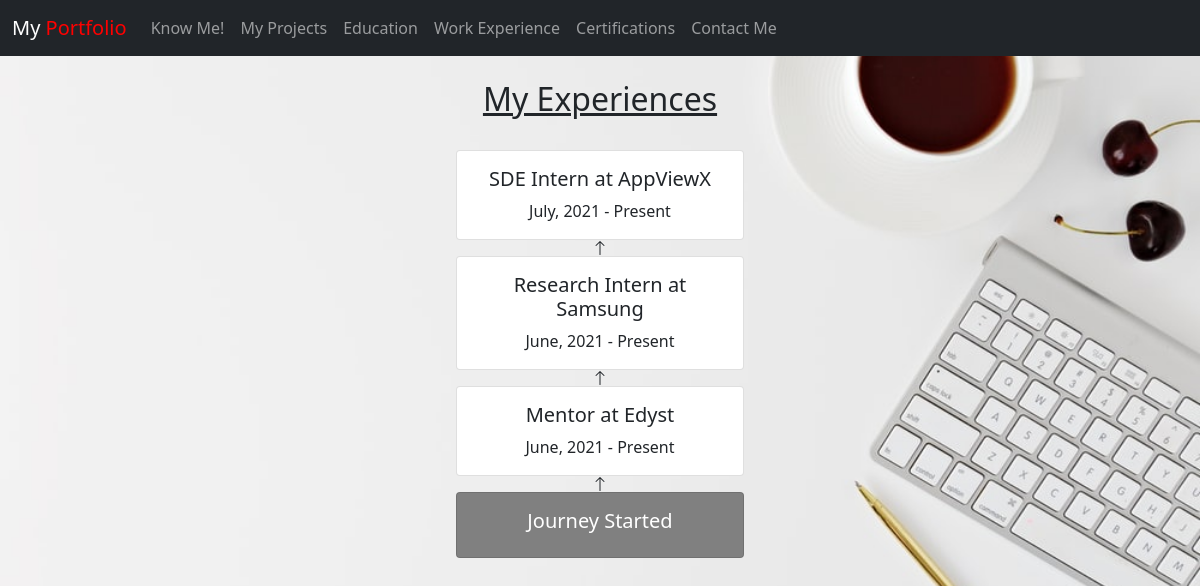
The app's page /experience/ with its own data.
### myportfolio/models.py (models this page shows, shortened)
class WorkExp(models.Model):
    cname=models.CharField(max_length=2000)
    start=models.CharField(max_length=100)
    end=models.CharField(max_length=100)

### myportfolio/views.py (the view)
# urls.py: path('experience/', views.exp, name='workexp'),
def exp(request):
    exp=WorkExp.objects.all()
    return render(request,'myportfolio/exp.html',{'exp':exp})

### myportfolio/templates/myportfolio/exp.html (shortened to what this page needs)
{% load static %}
<head>
  <link rel="stylesheet" type="text/css" href="{% static 'myportfolio/style.css' %}">
  <link href="https://cdn.jsdelivr.net/npm/bootstrap@5.0.2/dist/css/bootstrap.min.css" rel="stylesheet">
</head>
<body  style="background-image: url({% static 'myportfolio/com.jpg' %}); background-repeat: no-repeat; background-size: cover; ">
<section class="home">
    <nav class="navbar navbar-expand-lg navbar-dark bg-dark">
  <div class="container-fluid">
    <a class="navbar-brand" href="{% url 'home' %}">My <span style="color:red;">Portfolio</span></a>
    <div class="collapse navbar-collapse" id="navbarSupportedContent">
      <ul class="navbar-nav me-auto mb-2 mb-lg-0">
        <li class="nav-item">
          <a class="nav-link" aria-current="page" href="{% url 'about' %}">Know Me!</a>
        </li>
        <li class="nav-item">
          <a class="nav-link" href="{% url 'projects' %}">My Projects</a>
        </li>
  <li class="nav-item">
          <a class="nav-link" href="{% url 'education' %}">Education</a>
        </li>
            <li class="nav-item">
          <a class="nav-link" href="{% url 'workexp' %}">Work Experience</a>
        </li>
            <li class="nav-item">
          <a class="nav-link" href="{% url 'certifications' %}">Certifications</a>
        </li>
  <li class="nav-item">
          <a class="nav-link" href="{% url 'contact' %}">Contact Me</a>
        </li>
    </div>
  </div>
</nav>
</section><br>
<center>
    <h2><u>My Experiences</u></h2><br>
   {% for r in exp %}
       <div class="card" style="width: 18rem;">
  <div class="card-body">
    <h5 class="card-title">{{r.cname}}</h5>
    <p class="card-text">{{r.start}} - {{r.end}}</p>
  </div>
</div> <svg xmlns="http://www.w3.org/2000/svg" width="16" height="16" fill="currentColor" class="bi bi-arrow-up" viewBox="0 0 16 16">
  <path fill-rule="evenodd" d="M8 15a.5.5 0 0 0 .5-.5V2.707l3.146 3.147a.5.5 0 0 0 .708-.708l-4-4a.5.5 0 0 0-.708 0l-4 4a.5.5 0 1 0 .708.708L7.5 2.707V14.5a.5.5 0 0 0 .5.5z"/>
</svg> {% endfor %}
 <div class="card" style="width: 18rem; background-color:grey; color:white ">
  <div class="card-body">
    <h5 class="card-title">Journey Started</h5>
  </div></div>
</center>
</body>
</html>

### myportfolio/static/myportfolio/style.css (style rules this page uses)
body { background-color: red; }

### records on screen
WorkExp: cname "SDE Intern at AppViewX", start "July, 2021", end "Present"
WorkExp: cname "Research Intern at Samsung", start "June, 2021", end "Present"
WorkExp: cname "Mentor at Edyst", start "June, 2021", end "Present"
